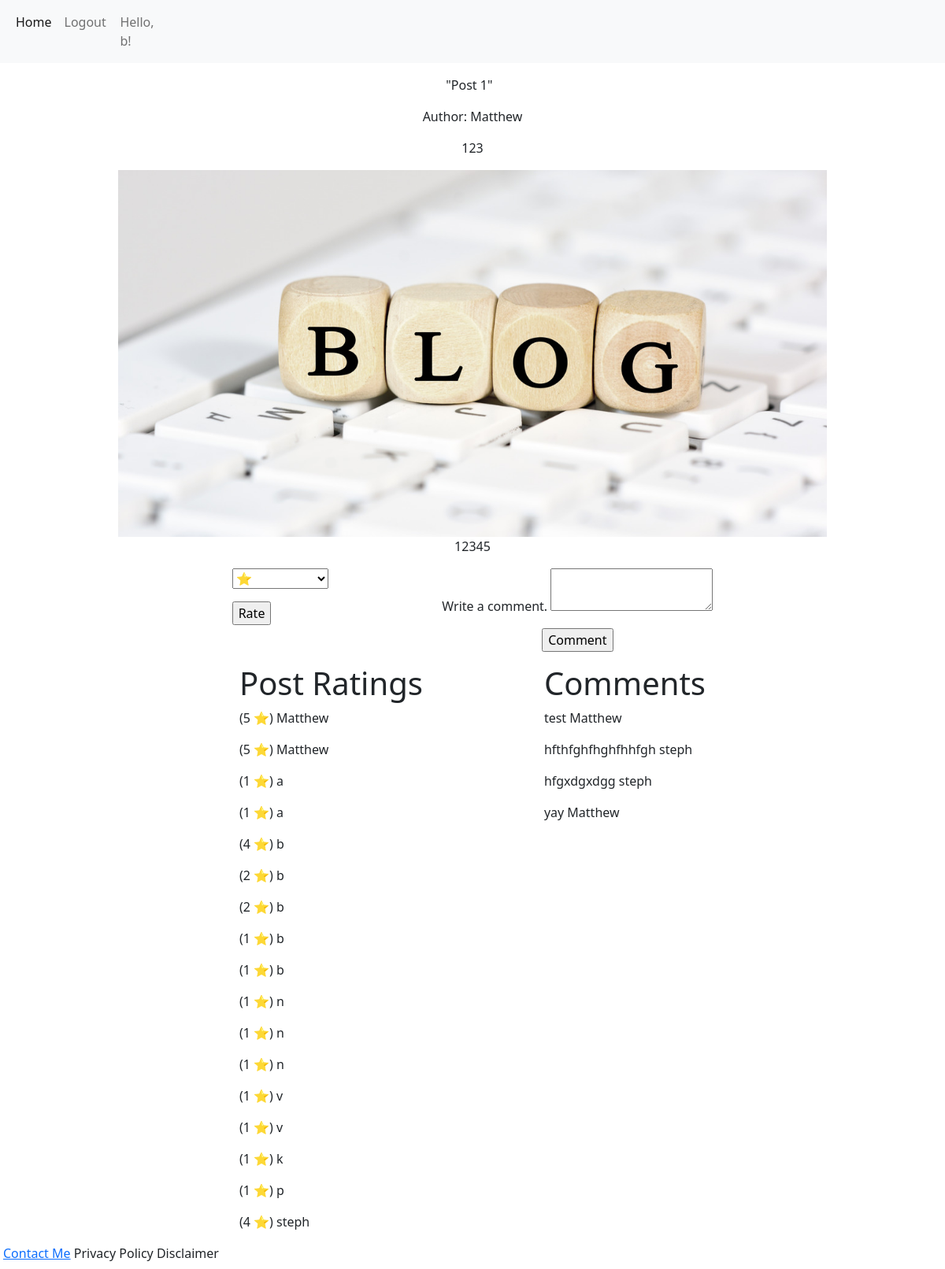
The page /post/1 (signed in) on the database its author committed.
### blog/models.py (models this page shows, shortened)
class User(UserMixin,db.Model):
  id = db.Column(db.Integer, primary_key=True)
  username = db.Column(db.String(20))
  email = db.Column(db.String(120), unique=True, nullable=False)
  hashed_password=db.Column(db.String(128), unique=True, nullable=False)
  post = db.relationship('Post', backref='user', lazy=True)
  comments = db.relationship('Comment', backref='user')
  ratings = db.relationship('Rating', backref='user')
  linkedin = db.Column(db.String(120))
  is_admin=db.Column(db.Boolean,nullable=False,default=False)
  @property
  def password(self):
    raise AttributeError('Password is not readable.')

class Post(db.Model):
  id = db.Column(db.Integer, primary_key=True)
  date = db.Column(db.DateTime, nullable=False, default=datetime.utcnow)
  title = db.Column(db.Text, nullable=False)
  content = db.Column(db.Text, nullable=False)
  description = db.Column(db.String(120), nullable=False)
  image_file = db.Column(db.String(40), nullable=False, default='default.jpg')
  author_id = db.Column(db.Integer, db.ForeignKey('user.id'), nullable=False)
  comments = db.relationship('Comment', backref='post')
  ratings = db.relationship('Rating', backref='post')

class Rating(db.Model):
  id = db.Column(db.Integer, primary_key=True)
  date = db.Column(db.DateTime, nullable=False, default=datetime.utcnow)
  value = db.Column(db.Integer(), nullable=False)
  author_id = db.Column(db.Integer, db.ForeignKey('user.id'))
  post_id = db.Column(db.Integer, db.ForeignKey('post.id'))

class Comment(db.Model):
  id = db.Column(db.Integer, primary_key=True)
  date = db.Column(db.DateTime, nullable=False, default=datetime.utcnow)
  comment = db.Column(db.Text, nullable=False)
  author_id = db.Column(db.Integer, db.ForeignKey('user.id'))
  post_id = db.Column(db.Integer, db.ForeignKey('post.id'))

### blog/routes.py (the view, shortened to what this page needs)
@app.route("/post/<int:post_id>", methods=['GET','Post'])
def post(post_id):
  post = Post.query.get_or_404(post_id)
  form = CommentForm()
  rating_form = RatingForm()
  if form.validate_on_submit():
    comment = Comment(comment=form.comment_box.data, post=post, user=current_user._get_current_object())
    db.session.add(comment)
    db.session.commit()
    return redirect(url_for('.post', post_id=post.id))
  return render_template('post.html',title=post.title,post=post, form=form, rating_form=rating_form)

### blog/forms.py
class CommentForm(FlaskForm):
    comment_box = TextAreaField('Write a comment.', validators=[DataRequired()])
    submit = SubmitField('Comment')

class RatingForm(FlaskForm):
  rating = SelectField(u'Select a rating', coerce=int, choices=[('1', u"\u2B50"), ('2', u"\u2B50"u"\u2B50"), ('3', u"\u2B50"u"\u2B50"u"\u2B50"), ('4', u"\u2B50"u"\u2B50"u"\u2B50"u"\u2B50"), ('5', u"\u2B50"u"\u2B50"u"\u2B50"u"\u2B50"u"\u2B50")])
  submit = SubmitField('Rating')

### blog/models.py (called while the page is built)
@login_manager.user_loader
def load_user(user_id):
  return User.query.get(int(user_id))

### blog/templates/post.html (shortened to what this page needs)
{% extends "layout.html" %}
{% block content %}
<p class = 'post_title'>"{{ post.title }}" &nbsp</p>
<p>Author: {{ post.user.username }}</p>
<p class = 'detailed_description'>{{ post.description }}</p>
<img src="{{ url_for('static', filename='img/' + post.image_file) }}">
<p> {{ post.content }} </p>
{% if current_user.is_authenticated %}
<div class = "feedback">
  <form method="POST" action="" class = 'post_rating'>
    <p>{{ rating_form.rating }}</p>
    <p><input type="submit" value='Rate'></p>
  </form>
  <form method="POST" action="" class ="comment">
      <p>{{ form.comment_box.label }} {{ form.comment_box }}</p>
      <p><input type="submit" value="Comment"></p>
  </form>
</div>
{% endif %}
<div class="view_feedback">
  <div class="view_ratings ">
    <h1>Post Ratings</h1>
    {% if post.ratings %}
      {% for value in post.ratings %}
        <p> ({{ value.value }} &#x2b50;)
          {{ value.user.username}}
        </p>
      {% endfor %}
    {% endif %}
  </div>
  <div class="view_comment ">
  <h1>Comments</h1>
    {% if post.comments %}
      {% for comment in post.comments %}
     <p class = comment_text>{{ comment.comment }}
      {{comment.user.username}}
      </p>
      {% endfor %}
    {% endif %}
  </div>
</div>
{% endblock content %}

### blog/templates/layout.html (shortened to what this page needs)
<!DOCTYPE html>
<html>
<head>
    <link rel="stylesheet" href="{{ url_for('static',filename='style.css') }}">
    <link href="https://cdn.jsdelivr.net/npm/bootstrap@5.1.3/dist/css/bootstrap.min.css" rel="stylesheet">
</head>
<body class="d-flex flex-column min-vh-100">
      <nav class="navbar navbar-expand-lg navbar-light bg-light" id ="top_navig_bar">
        <div class="container-fluid">
          <div class="collapse navbar-collapse" id="navbarNav">
            <ul class="navbar-nav">
              <li class="nav-item">
                <a class="nav-link active" href="{{ url_for('home') }}" class="header" id = "home">Home</a>&nbsp
              </li>
              {% if current_user.is_authenticated %}
              <li class="nav-item">
                <a class="nav-link" href="{{ url_for('logout') }}" class="header" id = "logout">Logout</a>
              </li>
              {% endif %}
              <span class="navbar-text" class="header" class="nav-item" id = "pers_greet">Hello, {% if current_user.is_authenticated %}{{ current_user.username }}{% else %}Guest{% endif %}!</a>
              </span>
            </ul>
          </div>
        </div>
      </nav>
    <div id="content">
        {% block content %}
        {% endblock %}
    </div>
    <footer id='footer'class="mt-auto">
      <a href="{{ url_for('contact') }}" class="footer" id = "Contact">Contact Me</a>
        <a>Privacy Policy</a>
        <a>Disclaimer</a>
    </footer>
</body>
</html>

### blog/static/style.css (style rules this page uses)
.navbar-text { margin-left: 5%; }
img { width:75vw; height: auto; }
.feedback { display: flex; justify-content: space-evenly; align-content:center; min-width: 75vw; }
.comment { display:flex; flex-direction: column; align-items: center; }
.view_feedback { display: flex; justify-content: space-evenly; min-width: 75vw; }
.view_ratings { display:flex; flex-direction: column; }
#content { display: flex; flex-direction: column; align-items:center; padding-top: 2vh; padding-left: .5vh; padding-right: .5vh; }
#footer { padding-bottom: 1vh; padding-left: .5vh; padding-right: .5vh; }

### rows shown on the page
User: username "b"
Post: title "Post 1", description "123", image_file (placeholder picture), content "12345"
User: user.username "Matthew"
Rating: value "5", user.username "Matthew"
Rating: value "5", user.username "Matthew"
Rating: value "1", user.username "a"
Rating: value "1", user.username "a"
Rating: value "4", user.username "b"
Rating: value "2", user.username "b"
Rating: value "2", user.username "b"
Rating: value "1", user.username "b"
Rating: value "1", user.username "b"
Rating: value "1", user.username "n"
Rating: value "1", user.username "n"
Rating: value "1", user.username "n"
Rating: value "1", user.username "v"
Rating: value "1", user.username "v"
Rating: value "1", user.username "k"
Rating: value "1", user.username "p"
Rating: value "4", user.username "steph"
Comment: comment "test", user.username "Matthew"
Comment: comment "hfthfghfhghfhhfgh", user.username "steph"
Comment: comment "hfgxdgxdgg", user.username "steph"
Comment: comment "yay", user.username "Matthew"
